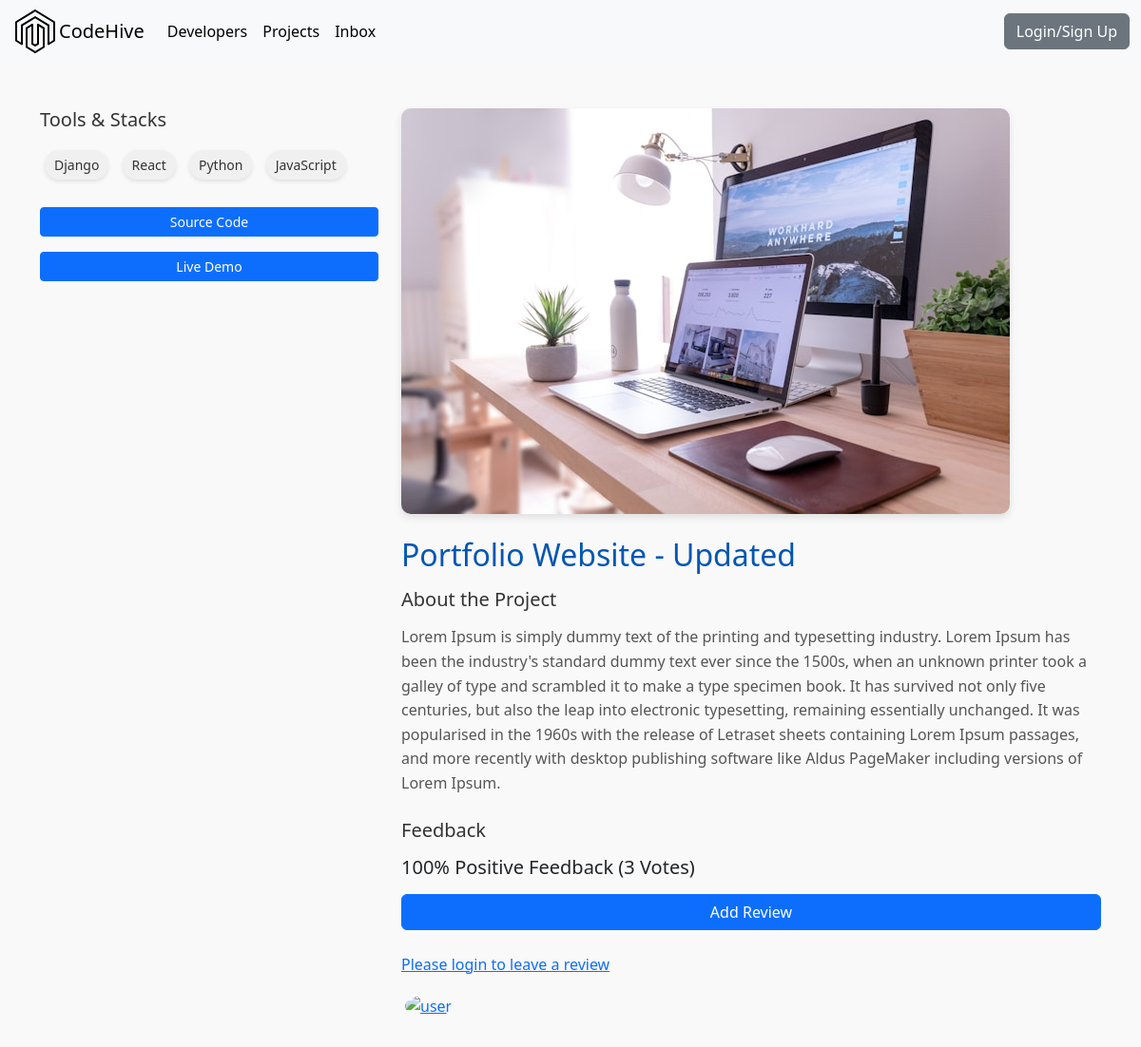
The page /projects/project/cf988127-9058-44e5-9325-239b57257c21/ on the database its author committed.
### projects/models.py (models this page shows, shortened)
class Tag(models.Model):
    name = models.CharField(max_length=200)
    created = models.DateTimeField(auto_now_add=True)
    id = models.UUIDField(default=uuid.uuid4, unique=True, primary_key=True, editable=False)
    def __str__(self):
        return self.name

class Project(models.Model):
    owner = models.ForeignKey(Profile, null=True, blank=True, on_delete=models.CASCADE)
    title = models.CharField(max_length=200)
    description = models.TextField(null=True, blank=True)
    featured_image = models.ImageField(null=True, blank=True, default="default.jpg")
    demo_link = models.CharField(max_length=2000, null=True, blank=True)
    source_link = models.CharField(max_length=2000, null=True, blank=True)
    tags = models.ManyToManyField('Tag', blank=True)
    vote_total = models.IntegerField(default=0, null=True, blank=True)
    vote_ratio = models.IntegerField(default=0, null=True, blank=True)
    created = models.DateTimeField(auto_now_add=True)
    id = models.UUIDField(default=uuid.uuid4, unique=True, primary_key=True, editable=False)

### projects/views.py (the view)
# urls.py: path('project/<str:pk>/', views.project, name="project"),
def project(request, pk):
    projectObj = Project.objects.get(id=pk)
    return render(request, 'projects/single-projects.html', {'project':projectObj})

### projects/templates/projects/single-projects.html (shortened to what this page needs)
{% extends 'main.html' %}
{% block content %}
<main class="single-project py-5">
    <div class="container">
        <div class="row">
            <div class="col-md-4 mb-4">
                <h3 class="singleproject-subtitle">Tools & Stacks</h3>
                <div class="singleproject-toolstack mb-4">
                    {% for tag in project.tags.all %}
                    <span class="tag">{{ tag }}</span>
                    {% endfor %}
                </div>
                {% if project.source_link %}
                <a class="btn btn-sm btn-primary d-block mb-3" href="{{project.source_link}}" target="_blank">
                     Source Code
                </a>
                {% endif %}
                {% if project.demo_link %}
                <a class="btn btn-sm btn-primary d-block mb-3" href="{{project.source_link}}" target="_blank">Live Demo
                </a>
                {% endif %}
            </div>
            <div class="col-md-8">
                <img class="singleproject-preview img-fluid mb-4" src="{{ project.featured_image.url }}" alt="Portfolio Thumbnail" />
                <h2 class="singleproject-title mb-3">{{ project.title }}</h2>
                <h3 class="singleproject-subtitle">About the Project</h3>
                <div class="singleproject-info mb-4">
                    {{ project.description }}
                </div>
                <div class="comments">
                    <h3 class="singleproject-subtitle">Feedback</h3>
                    <h5 class="project-rating mb-3">
                        {{ project.vote_ratio }}% Positive Feedback ({{ project.vote_total }}
                        Vote{{ project.vote_total|pluralize:"s" }})
                    </h5>
                    <form class="form mb-4" action="{% url 'project' project.id %}" method="POST">
                        <input class="btn btn-primary" type="submit" value="Add Review" />
                    </form>
                    <a href="" class="d-block mb-3">Please login to leave a review</a>
                    <div class="comment-list">
                        <div class="comment d-flex mb-3">
                            <a href="">
                                <img class="avatar rounded-circle me-3" src="" alt="user" style="width: 50px; height: 50px;" />
                            </a>
                        </div>
                    </div>
                </div>
            </div>
        </div>
    </div>
</main>
{% endblock %}

### static/styles/main.css (style rules this page uses)
.btn { border-radius: 20px; }
.tag { display: inline-block; background-color: #f0f0f0; color: #333; padding: 5px 10px; border-radius: 20px; font-size: 14px; font-weight: 500; text-align: center; white-space: nowrap; margin: 5px; box-shadow: 0 2px 4px rgba(0, 0, 0, 0.1); }
.single-project { background-color: #f9f9f9; padding: 40px 0; }
.singleproject-subtitle { font-size: 1.25rem; color: #333; margin-bottom: 15px; }
.singleproject-preview { border-radius: 10px; box-shadow: 0 4px 8px rgba(0, 0, 0, 0.1); }
.singleproject-title { font-size: 2rem; color: #0056b3; }
.singleproject-info { font-size: 1rem; color: #555; line-height: 1.6; }
.comment { align-items: center; }
.avatar { width: 60px; height: 60px; object-fit: cover; }
.avatar { object-fit: cover; border: 4px solid #f8f9fa; }
.container { max-width: 600px; }
.btn-primary { background-color: #007bff; border: none; transition: background-color 0.3s ease; }
.btn { border-radius: 4px; }
input, select, textarea { display: block; width: 100%; padding: 0.75rem; font-size: 1rem; border: 1px solid #ced4da; border-radius: 4px; }
.btn-primary { font-size: 1.1rem; padding: 0.75rem; }

### rows shown on the page
Tag: name "Django"
Tag: name "React"
Tag: name "Python"
Tag: name "JavaScript"
Project: featured_image (picture), title "Portfolio Website - Updated", description "Lorem Ipsum is simply dummy text of the printing and typesetting industry. Lorem Ipsum has been the industry's standard dummy text ever since the 1500s, when an unknown printer took a galley of type and scrambled it to make a type specimen book. It has survived not only five centuries, but also the leap into electronic typesetting, remaining essentially unchanged. It was popularised in the 1960s with the release of Letraset sheets containing Lorem Ipsum passages, and more recently with desktop publishing software like Aldus PageMaker including versions of Lorem Ipsum.", vote_ratio "100", vote_total "3"
